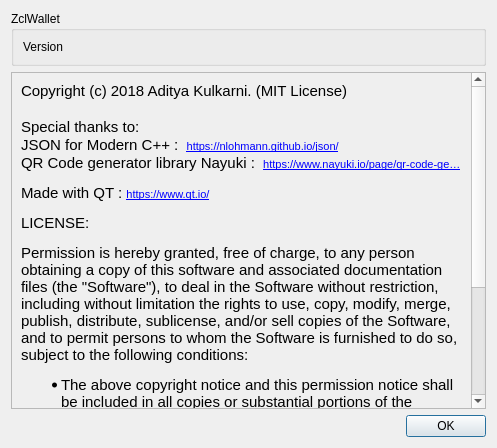
<?xml version="1.0" encoding="UTF-8"?>
<ui version="4.0">
 <class>about</class>
 <widget class="QDialog" name="about">
  <property name="geometry">
   <rect>
    <x>0</x>
    <y>0</y>
    <width>497</width>
    <height>448</height>
   </rect>
  </property>
  <property name="windowTitle">
   <string>About</string>
  </property>
  <layout class="QVBoxLayout" name="verticalLayout">
   <item>
    <widget class="QGroupBox" name="groupBox">
     <property name="title">
      <string notr="true">ZclWallet</string>
     </property>
     <layout class="QVBoxLayout" name="verticalLayout_2">
      <item>
       <widget class="QLabel" name="versionLabel">
        <property name="text">
         <string notr="true">Version</string>
        </property>
       </widget>
      </item>
     </layout>
    </widget>
   </item>
   <item>
    <widget class="QScrollArea" name="scrollArea">
     <property name="widgetResizable">
      <bool>true</bool>
     </property>
     <widget class="QWidget" name="scrollAreaWidgetContents">
      <property name="geometry">
       <rect>
        <x>0</x>
        <y>0</y>
        <width>463</width>
        <height>517</height>
       </rect>
      </property>
      <layout class="QVBoxLayout" name="verticalLayout_3">
       <item>
        <widget class="QLabel" name="label">
         <property name="text">
          <string notr="true">&lt;!DOCTYPE HTML PUBLIC &quot;-//W3C//DTD HTML 4.0//EN&quot; &quot;http://www.w3.org/TR/REC-html40/strict.dtd&quot;&gt;
&lt;html&gt;&lt;head&gt;&lt;meta name=&quot;qrichtext&quot; content=&quot;1&quot; /&gt;&lt;style type=&quot;text/css&quot;&gt;
p, li { white-space: pre-wrap; }
&lt;/style&gt;&lt;/head&gt;&lt;body style=&quot; font-family:'MS Shell Dlg 2'; font-size:8.1pt; font-weight:400; font-style:normal;&quot;&gt;
&lt;p style=&quot; margin-top:0px; margin-bottom:0px; margin-left:0px; margin-right:0px; -qt-block-indent:0; text-indent:0px;&quot;&gt;&lt;span style=&quot; font-family:'Ubuntu'; font-size:11pt;&quot;&gt;Copyright (c) 2018 Aditya Kulkarni. (MIT License)&lt;/span&gt;&lt;/p&gt;
&lt;p style=&quot;-qt-paragraph-type:empty; margin-top:0px; margin-bottom:0px; margin-left:0px; margin-right:0px; -qt-block-indent:0; text-indent:0px; font-family:'Ubuntu'; font-size:11pt;&quot;&gt;&lt;br /&gt;&lt;/p&gt;
&lt;p style=&quot; margin-top:0px; margin-bottom:0px; margin-left:0px; margin-right:0px; -qt-block-indent:0; text-indent:0px;&quot;&gt;&lt;span style=&quot; font-family:'Ubuntu'; font-size:11pt;&quot;&gt;Special thanks to:&lt;/span&gt;&lt;/p&gt;
&lt;p style=&quot; margin-top:0px; margin-bottom:0px; margin-left:0px; margin-right:0px; -qt-block-indent:0; text-indent:0px;&quot;&gt;&lt;span style=&quot; font-family:'Ubuntu'; font-size:11pt;&quot;&gt;JSON for Modern C++ :  &lt;/span&gt;&lt;a href=&quot;https://nlohmann.github.io/json/&quot;&gt;&lt;span style=&quot; font-size:8pt; text-decoration: underline; color:#0000ff;&quot;&gt;https://nlohmann.github.io/json/&lt;/span&gt;&lt;/a&gt;&lt;/p&gt;
&lt;p style=&quot; margin-top:0px; margin-bottom:0px; margin-left:0px; margin-right:0px; -qt-block-indent:0; text-indent:0px;&quot;&gt;&lt;span style=&quot; font-family:'Ubuntu'; font-size:11pt;&quot;&gt;QR Code generator library Nayuki :  &lt;/span&gt;&lt;a href=&quot;https://www.nayuki.io/page/qr-code-generator-library&quot;&gt;&lt;span style=&quot; font-size:8pt; text-decoration: underline; color:#0000ff;&quot;&gt;https://www.nayuki.io/page/qr-code-ge…&lt;/span&gt;&lt;/a&gt;&lt;/p&gt;
&lt;p style=&quot; margin-top:12px; margin-bottom:12px; margin-left:0px; margin-right:0px; -qt-block-indent:0; text-indent:0px;&quot;&gt;&lt;span style=&quot; font-family:'Ubuntu'; font-size:11pt;&quot;&gt;Made with QT : &lt;/span&gt;&lt;a href=&quot;https://www.qt.io/&quot;&gt;&lt;span style=&quot; font-size:8pt; text-decoration: underline; color:#0000ff;&quot;&gt;https://www.qt.io/&lt;/span&gt;&lt;/a&gt;&lt;/p&gt;
&lt;p style=&quot; margin-top:12px; margin-bottom:12px; margin-left:0px; margin-right:0px; -qt-block-indent:0; text-indent:0px;&quot;&gt;&lt;span style=&quot; font-family:'Ubuntu'; font-size:11pt;&quot;&gt;LICENSE:&lt;/span&gt;&lt;/p&gt;
&lt;p style=&quot; margin-top:12px; margin-bottom:12px; margin-left:0px; margin-right:0px; -qt-block-indent:0; text-indent:0px;&quot;&gt;&lt;span style=&quot; font-family:'Ubuntu'; font-size:11pt;&quot;&gt;Permission is hereby granted, free of charge, to any person obtaining a copy of this software and associated documentation files (the &amp;quot;Software&amp;quot;), to deal in the Software without restriction, including without limitation the rights to use, copy, modify, merge, publish, distribute, sublicense, and/or sell copies of the Software, and to permit persons to whom the Software is furnished to do so, subject to the following conditions:&lt;/span&gt;&lt;/p&gt;
&lt;ul style=&quot;margin-top: 0px; margin-bottom: 0px; margin-left: 0px; margin-right: 0px; -qt-list-indent: 1;&quot;&gt;&lt;li style=&quot; font-family:'Ubuntu'; font-size:11pt;&quot; style=&quot; margin-top:12px; margin-bottom:12px; margin-left:0px; margin-right:0px; -qt-block-indent:0; text-indent:0px;&quot;&gt;The above copyright notice and this permission notice shall be included in all copies or substantial portions of the Software.&lt;/li&gt;
&lt;li style=&quot; font-family:'Ubuntu'; font-size:11pt;&quot; style=&quot; margin-top:12px; margin-bottom:12px; margin-left:0px; margin-right:0px; -qt-block-indent:0; text-indent:0px;&quot;&gt;The Software is provided &amp;quot;as is&amp;quot;, without warranty of any kind, express or implied, including but not limited to the warranties of merchantability, fitness for a particular purpose and noninfringement. In no event shall the authors or copyright holders be liable for any claim, damages or other liability, whether in an action of contract, tort or otherwise, arising from, out of or in connection with the Software or the use or other dealings in the Software.&lt;/li&gt;&lt;/ul&gt;&lt;/body&gt;&lt;/html&gt;</string>
         </property>
         <property name="wordWrap">
          <bool>true</bool>
         </property>
         <property name="openExternalLinks">
          <bool>true</bool>
         </property>
         <property name="textInteractionFlags">
          <set>Qt::LinksAccessibleByMouse</set>
         </property>
        </widget>
       </item>
      </layout>
     </widget>
    </widget>
   </item>
   <item>
    <widget class="QDialogButtonBox" name="buttonBox">
     <property name="orientation">
      <enum>Qt::Horizontal</enum>
     </property>
     <property name="standardButtons">
      <set>QDialogButtonBox::Ok</set>
     </property>
    </widget>
   </item>
  </layout>
 </widget>
 <resources/>
 <connections>
  <connection>
   <sender>buttonBox</sender>
   <signal>accepted()</signal>
   <receiver>about</receiver>
   <slot>accept()</slot>
   <hints>
    <hint type="sourcelabel">
     <x>248</x>
     <y>254</y>
    </hint>
    <hint type="destinationlabel">
     <x>157</x>
     <y>274</y>
    </hint>
   </hints>
  </connection>
  <connection>
   <sender>buttonBox</sender>
   <signal>rejected()</signal>
   <receiver>about</receiver>
   <slot>reject()</slot>
   <hints>
    <hint type="sourcelabel">
     <x>316</x>
     <y>260</y>
    </hint>
    <hint type="destinationlabel">
     <x>286</x>
     <y>274</y>
    </hint>
   </hints>
  </connection>
 </connections>
</ui>
